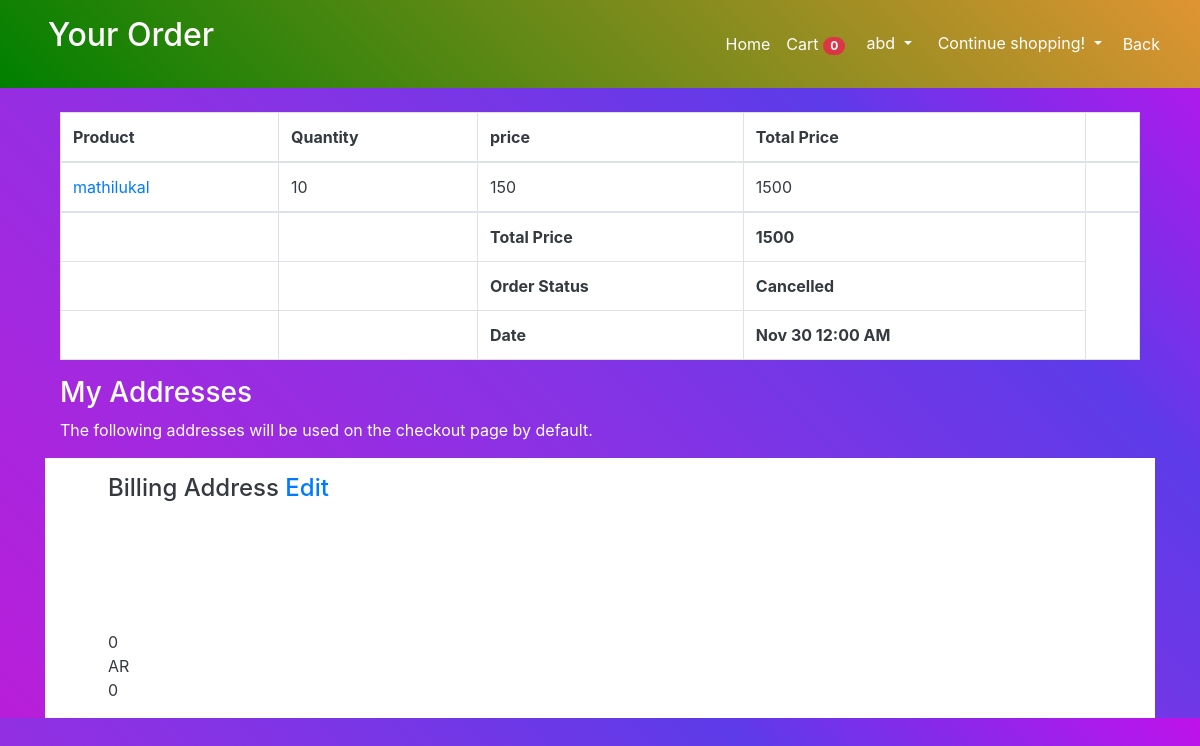
The app's page /view-order.php?id=1 (signed in) with its own data.
### tables this page shows
CREATE TABLE `ordersitems` (
  `id` int(11) NOT NULL,
  `orderid` int(255) NOT NULL,
  `bookid` int(100) NOT NULL,
  `quantity` varchar(255) NOT NULL,
  `bookprice` int(100) NOT NULL
);

CREATE TABLE `books` (
  `book_id` int(11) NOT NULL,
  `name` varchar(100) NOT NULL,
  `author` varchar(255) NOT NULL,
  `description` varchar(255) NOT NULL,
  `price` int(255) NOT NULL,
  `image` varchar(255) NOT NULL,
  `category` varchar(255) NOT NULL
);

CREATE TABLE `orders` (
  `id` int(11) NOT NULL,
  `userid` int(100) NOT NULL,
  `totalprice` varchar(255) NOT NULL,
  `orderstatus` varchar(100) NOT NULL,
  `paymentmode` varchar(255) NOT NULL,
  `timestamp` date NOT NULL DEFAULT current_timestamp()
);

CREATE TABLE `user_data` (
  `id` int(11) NOT NULL,
  `userid` int(11) NOT NULL,
  `firstname` varchar(255) NOT NULL,
  `lastname` varchar(255) NOT NULL,
  `company` varchar(255) NOT NULL,
  `address1` varchar(255) NOT NULL,
  `address2` varchar(11) NOT NULL,
  `city` varchar(255) NOT NULL,
  `country` varchar(255) NOT NULL,
  `zip` int(11) NOT NULL,
  `mobile` int(11) NOT NULL
);

### view-order.php (the view, shortened to what this page needs)
<?php
$conn = mysqli_connect('localhost',"root" ,"" ,"bookstore");
?>
 <!DOCTYPE html>
<html lang="en">
<head>
    <link rel="stylesheet" href="https://maxcdn.bootstrapcdn.com/bootstrap/4.0.0/css/bootstrap.min.css">
</head>
 <header class="" style="position: fixed; width: 100%; z-index: 1; background: linear-gradient(45deg, green,rgb(223, 148, 50));">
        <div class="container-fluid">
          <div class="row  text-white">
              <div class="col-md-5 col-9 p-3 pl-5">
               <H2>Your Order</H2>
              </div>
              <div class="col-md-7 col-3 p-3 pl-5">
              <nav class="navbar navbar-expand-lg navbar-light ">
              <div class="collapse navbar-collapse" id="navbarSupportedContent">
                <ul class="navbar-nav ml-auto">
                  <li class="nav-item active">
                    <a class="nav-link text-white " href="index.php" ><i class="fa fa-home"></i> Home <span class="sr-only">(current)</span></a>
                  </li>
                  <li class="nav-item">
                  <a class="nav-link  text-white" href="cart.php">
          <?php
          $count = '0';
					?>
				     <i class="fa fa-shopping-cart" aria-hidden="true"></i> Cart <span class="badge badge-pill badge-danger">
					 <?php echo $count?>
					 </span>
           </a>
                    </li>
                    <div class="dropdown">
  <a class="btn dropdown-toggle" type="button" id="dropdownMenuButton" data-toggle="dropdown" aria-haspopup="true" aria-expanded="false">
  <i class="fa fa-user-circle" > </i><?php
   echo $_SESSION['username']; ?>
  </a>
</div>
                  <div class="dropdown">
  <a class="btn dropdown-toggle" type="button" id="dropdownMenuButton" data-toggle="dropdown" aria-haspopup="true" aria-expanded="false">
   Continue shopping!
  </a>
</div>
<li class="nav-item">
                      <a class="nav-link  text-white" href="cart.php">Back</a>
                    </li>
                </ul>
              </div>
            </nav>
              </div>
              </div>
              </div>
    </header>
<div class="container text-white">
    <h2 class='text-center text-white'>My Account</h2>
    <section id="content">
		<div class="content-blog content-account">
			<div class="container">
				<div class="row">
					<div class="col-md-12">
			<h3>Recent Orders</h3>
			<br>
			<table class="cart-table account-table table table-bordered bg-white text-dark">
				<thead>
					<tr>
						<th>Product</th>
						<th>Quantity</th>
						<th>price</th>
						<th>Total Price</th>
						<th></th>
					</tr>
				</thead>
				<tbody>
				<?php
				$c_id = $_SESSION['customerid'];
 if(isset($_GET['id'])){
     $o_id = $_GET['id'];
 }
 $sql_orders = "SELECT * FROM orders WHERE id='$o_id' AND userid='$c_id'";
 $result_orders = mysqli_query($conn, $sql_orders);
 $row_orders = mysqli_fetch_assoc($result_orders);
				$sql = "SELECT * FROM ordersItems WHERE orderid='$o_id'";
				$result = mysqli_query($conn, $sql);
				if (mysqli_num_rows($result) > 0) {
				 while($row = mysqli_fetch_assoc($result)) {
                  $bookID = $row["bookid"]
 			?>
					<tr>
						<td>
                        <?php
                        $sql_product = "SELECT * FROM books  WHERE book_id='$bookID'";
                        $result_prod = mysqli_query($conn, $sql_product);
                     $row_prod = mysqli_fetch_assoc($result_prod);
                        ?>
<a href="single.php?id=<?php echo $bookID ;?>"><?php echo $row_prod['name'];?></a>
						</td>
						<td>
						<?php echo $row["quantity"] ?>
						</td>
						<td>
						<?php echo  $row_prod["price"] ?>
						</td>
						<td>
						<?php echo $row["quantity"] *  $row_prod["price"] ?>
						</td>
					</tr>
			<?php
				}
			   } else {
				 echo "0 results";
			   }
			 ?>
				</tbody>
                <tfooer>
					<tr>
						<th></th>
						<th></th>
						<th>Total Price</th>
						<th><?php echo  $row_orders['totalprice'] ?></th>
					</tr>
                    <tr>
						<th></th>
						<th></th>
						<th>Order Status</th>
						<th><?php echo  $row_orders['orderstatus'] ?></th>
					</tr>
                    <tr>
						<th></th>
						<th></th>
						<th>Date</th>
						<th><?php echo date('M j g:i A', strtotime($row_orders["timestamp"]));  ?></th>
					</tr>
				</tfooer>
			</table>
			<div class="ma-address">
						<h3>My Addresses</h3>
						<p>The following addresses will be used on the checkout page by default.</p>
			<div class="row  bg-white text-dark px-5 py-3">
				<div class="col-md-6">
								<h4>Billing Address <a href="update_address.php?id=<?php echo $c_id ?>">Edit</a></h4>
                                <?php
                        $sql_add = "SELECT * FROM user_data  WHERE userid='$c_id'";
                        $result_add = mysqli_query($conn, $sql_add);
                     $row_add = mysqli_fetch_assoc($result_add);
                        echo $row_add['firstname'] ." ". $row_add['lastname'] . "<br>";
                        echo $row_add['company'] . "<br>";
                        echo $row_add['address1'] . "<br>";
                        echo $row_add['address2'] . "<br>";
                        echo $row_add['city'] . "<br>";
                        echo $row_add['zip'] . "<br>";
                        echo $row_add['country'] . "<br>";
                        echo $row_add['mobile'] . "<br>";
                        ?>
				</div>
			</div>
			</div>
					</div>
				</div>
			</div>
		</div>
	</section>
</div>

### records on screen
ordersitems: bookid.name "mathilukal", quantity "10", bookid.price "150", $row['quantity']*$row_prod['price'] "1500"
orders: totalprice "1500", orderstatus "Cancelled", timestamp "Nov 30 12:00 AM"
user_data: zip "0", country "AR", mobile "0"

### other values on screen
$count "0"
$_SESSION['username'] "abd"
